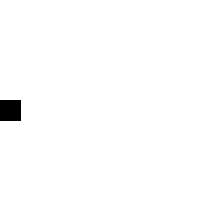
Frame 1 (no input)
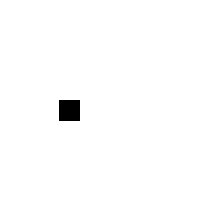
Frame 60 (the mouse pressed at the canvas centre just before this capture)
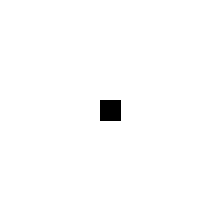
Frame 120 (the mouse held since frame 60 and released just before this capture)

The Processing sketch that drew these frames (run headless with seeded random() and noise(); from frame 60 on, the mouse is pressed at the canvas centre):

// Processing sketch: Lab_4
// ── Lab_4.pde
float x = 0;

void setup() {
  size(200,200);
}

void draw() {
  background(255);
  fill(0);
  rect(x,100,20,20);
  x = x + 1;
  if (x > 100){
  x = 100;
  }
}
